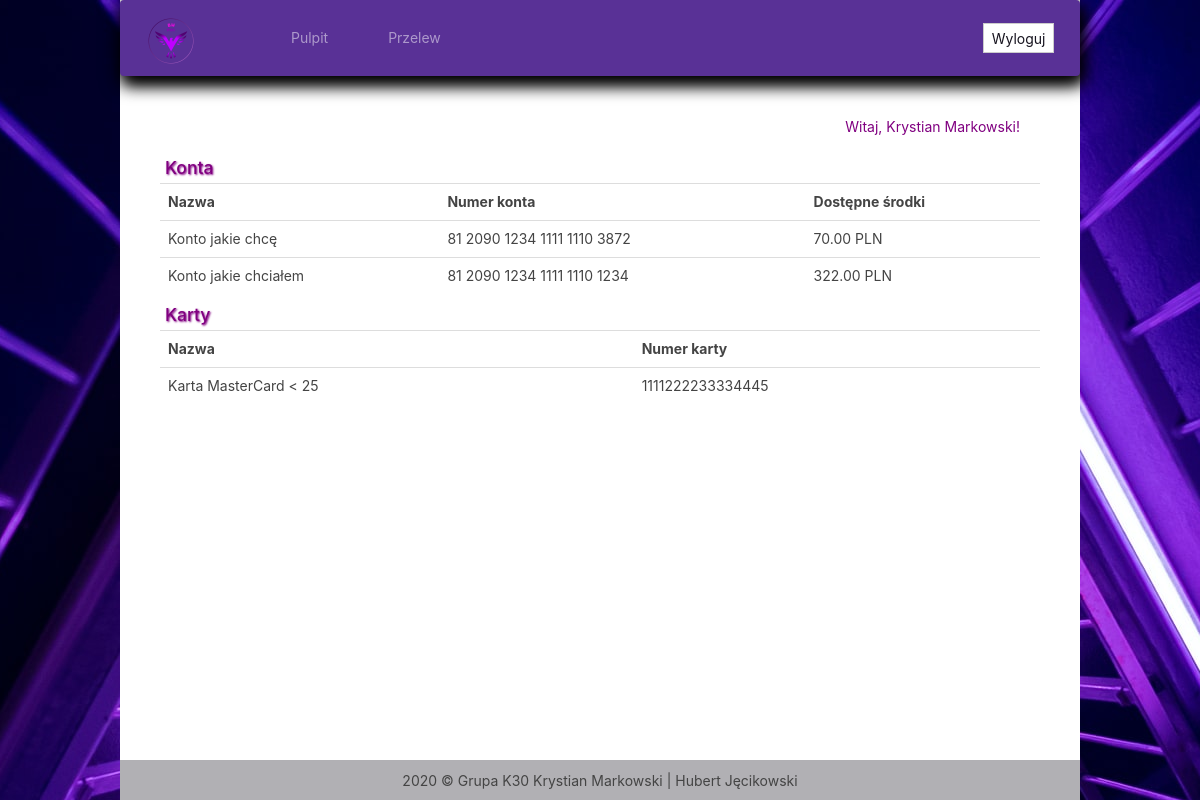
Screenshot of /logged.php (signed in) with the database file from the repository.
### tables this page shows
CREATE TABLE `customer` (
  `id` int(11) NOT NULL,
  `name` text NOT NULL,
  `surname` text NOT NULL,
  `username` text NOT NULL,
  `email` text NOT NULL,
  `password` text NOT NULL,
  `last_login` timestamp NOT NULL DEFAULT current_timestamp() ON UPDATE current_timestamp()
);

CREATE TABLE `account` (
  `id` int(11) NOT NULL,
  `name` text NOT NULL,
  `number` text NOT NULL,
  `funds` double NOT NULL,
  `currency` text NOT NULL
);

CREATE TABLE `card` (
  `id` int(11) NOT NULL,
  `name` text NOT NULL,
  `status` tinyint(1) NOT NULL,
  `number` text NOT NULL,
  `currency` text NOT NULL,
  `insurance` tinyint(1) NOT NULL,
  `account_id` int(11) NOT NULL
);

### logged.php (the view, shortened to what this page needs)
<!DOCTYPE html>
<html lang="PL">
<body>
    <div id="page-container">
        <div id="content-wrap">
            <nav class="navbar navbar-expand-lg navbar-dark bg-primary">
                <a class="navbar-brand" href="logged.php"><img src="logo.png" height="50px" width="50px" alt="logo"></a>
                <div class="collapse navbar-collapse" id="navbarColor01">
                  <ul class="navbar-nav mr-auto">
                    <li class="nav-item">
                      <a class="nav-link" href="./logged.php">Pulpit</a>
                    </li>
                    <li class="nav-item">
                      <a class="nav-link" href="./transfers.php">Przelew</a>
                    </li>
                    <li class="nav-item">
                      <a class="nav-link" href="#"></a>
                    </li>
                  </ul>
                  <a href="./logout.php" class="btn btn-secondary">Wyloguj</a>
                </div>
			</nav>
				<div class="main-container">
			<?php
				require_once "connect.php";
				$dane_klienta = $polaczenie->query("SELECT * FROM customer WHERE id = ".$_SESSION['id']);
				$konta_klienta = $polaczenie->query("
					SELECT a.name, a.number, a.funds, a.currency
					FROM account a
						JOIN account_to_customer atc ON a.id = atc.id_account
						JOIN customer c ON c.id = atc.id_customer
					WHERE c.id = ".$_SESSION['id']);
				$karty_klienta = $polaczenie->query("
					SELECT c.name, c.number AS `Numer_karty`
					FROM card c
						JOIN account a ON a.id = c.account_id
						JOIN account_to_customer atc ON atc.id_account = a.id
						JOIN customer cst ON cst.id = atc.id_customer
					WHERE cst.id = ".$_SESSION['id']);
				while($dane = $dane_klienta->fetch_assoc())
				{
					$welcome = "Witaj, ".$dane['name']." ".$dane['surname']."!";
					echo
					"<div class = welcome>"
						.$welcome.
					"</div>";
				}
				?>
				<h2>Konta</h2>
				<table class="table table-hover">
					<tr>
						<th>Nazwa</th>
						<th>Numer konta</th>
						<th>Dostępne środki</th>
					</tr>
			<?php
				while($kon_kl = $konta_klienta->fetch_assoc())
				{
					$funds = number_format((float)$kon_kl['funds'], 2, '.', '');
					$number1 = substr($kon_kl['number'], 0, 2);
					$number2 = substr($kon_kl['number'], 2, 4);
					$number3 = substr($kon_kl['number'], 6, 4);
					$number4 = substr($kon_kl['number'], 10, 4);
					$number5 = substr($kon_kl['number'], 14, 4);
					$number6 = substr($kon_kl['number'], 22, 4);
					$number = $number1." ".$number2." ".$number3." ".$number4." ".$number5." ".$number6;
					echo '<tr>
					<td>'.$kon_kl['name'].'</td>
					<td>'.$number.'</td>
					<td>'.$funds.' '.$kon_kl['currency'].'</td>
					</tr>
					';
				}
			?>
				</table>
				<h2>Karty</h2>
				<table class="table table-hover">
					<tr>
						<th>Nazwa</th>
						<th>Numer karty</th>
					</tr>
			<?php
				while($kar_kl = $karty_klienta->fetch_assoc())
				{
					echo '<tr>
					<td>'.$kar_kl['name'].'</td>
					<td>'.$kar_kl['Numer_karty'].'</td>
					</tr>
					';
				}
			?>
				</table>
				</div>
      </div>
</body>
</html>

### rows the page displays
customer: welcome "Witaj, Krystian Markowski!"
account: name "Konto jakie chcę", number "81 2090 1234 1111 1110 3872", funds "70.00", currency "PLN"
account: name "Konto jakie chciałem", number "81 2090 1234 1111 1110 1234", funds "322.00", currency "PLN"
card: name "Karta MasterCard < 25", number "1111222233334445"
